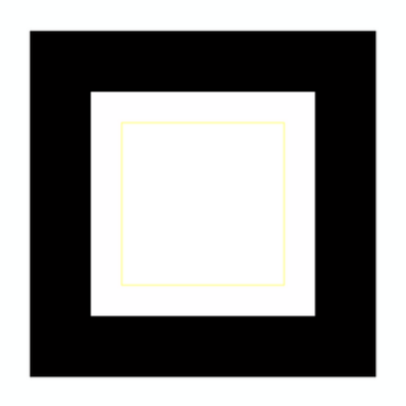
//> input picture Projeto_Parte2/Aula4_Template_Match/quadrado.png, 406 x 406 px
$ ./fase3 quadrado.png quadrado.png quadrado.png   (built with g++ and OpenCV 4)
//> lines starting //> are read from the running program, lines starting //| are printed output that depends on the picture; after the words box and inside, x2 and y2 are one past the last pixel; in counts of white or black regions, pixels touching at a corner belong together
### Projeto_Parte2/Aula4_Template_Match/raspberry.hpp
//raspberry.hpp
#ifndef RASPBERRY_HPP
#define RASPBERRY_HPP

#include <cstdio>
#include <cstdlib>
#include <iostream>
#include <sstream>
#include <chrono>
#include <opencv2/opencv.hpp>

using namespace std;
using namespace cv;

// [4 lines left out: function erro, not called in this run]

#define xdebug { string st = "File="+string(__FILE__)+" line="+to_string(__LINE__)+"\n"; cout << st; }
#define xprint(x) { ostringstream os; os << #x "=" << x << '\n'; cout << os.str(); }

double timeSinceEpoch() {
    using namespace std::chrono;
    return duration_cast<duration<double>>( system_clock::now().time_since_epoch() ).count();
}

typedef uint8_t BYTE;
typedef uint8_t GRY;
typedef Vec3b COR;
typedef float FLT;

// Converte a imagem colorida para matriz de ponto flutuante em escala de cinzentos
void converte(Mat_<COR> ent, Mat_<FLT>& sai) {
    Mat_<Vec3f> temp;
    ent.convertTo(temp, CV_32F, 1.0/255.0, 0.0);
    cvtColor(temp, sai, COLOR_BGR2GRAY);
}

// Pré-processa o modelo, subtraindo a média e zerando os pixéis "don't care"
Mat_<FLT> dcReject(Mat_<FLT> T, float dc_val = -1.0f) {
    Mat_<FLT> out = T.clone();
    float sum = 0.0f;
    int count = 0;

    for(int r=0; r<out.rows; r++) {
        for(int c=0; c<out.cols; c++) {
            if(out(r,c) != dc_val) {
                sum += out(r,c);
                count++;
            }
        }
    }

    float mean = (count > 0) ? (sum / count) : 0.0f;

    for(int r=0; r<out.rows; r++) {
        for(int c=0; c<out.cols; c++) {
            if(out(r,c) == dc_val) {
                out(r,c) = 0.0f;
            } else {
                out(r,c) -= mean;
            }
        }
    }
    return out;
}

// Normaliza o modelo para que a soma absoluta seja igual a 2
Mat_<FLT> somaAbsDois(Mat_<FLT> T) {
    Mat_<FLT> out = T.clone();
    float sum_abs = 0.0f;

    for(int r=0; r<out.rows; r++) {
        for(int c=0; c<out.cols; c++) {
            sum_abs += abs(out(r,c));
        }
    }

    if (sum_abs > 0) {
        for(int r=0; r<out.rows; r++) {
            for(int c=0; c<out.cols; c++) {
                out(r,c) = (out(r,c) / sum_abs) * 2.0f;
            }
        }
    }
    return out;
}

// Faz o Template Matching e devolve o resultado centrado com o mesmo tamanho da entrada
Mat_<FLT> matchTemplateSame(Mat_<FLT> I, Mat_<FLT> T, int method, FLT backg=0.0) {
    Mat_<FLT> R;
    matchTemplate(I, T, R, method);

    Mat_<FLT> out(I.rows, I.cols, backg);
    int dx = T.cols / 2;
    int dy = T.rows / 2;

    R.copyTo(out(Rect(dx, dy, R.cols, R.rows)));
    return out;
}

#endif

### Projeto_Parte2/Aula4_Template_Match/fase3.cpp
// fase3.cpp
#include "raspberry.hpp"
#include <opencv2/opencv.hpp>
#include <vector>

using namespace std;
using namespace cv;

// Estrutura para salvar o modelo em diferentes escalas
struct EscalaModelo {
    Mat_<FLT> T_pre; // Modelo preprocessado com dcReject + somaAbsDois para o CC
    Mat_<FLT> T_raw; // Modelo puro para o NCC (respeitando o don't care original)
    float escala_val;
    int cols, rows;
};

// Funcao auxiliar para achar os picos de um mapa de correlacao separados por uma distancia D
vector<Point> acharPicos(const Mat_<FLT>& mapa, int limite, int dist) {
    vector<Point> picos;
    Mat_<FLT> work_map = mapa.clone();

    for(int i = 0; i < limite; i++) {
        double maxVal; Point maxLoc;
        minMaxLoc(work_map, NULL, &maxVal, NULL, &maxLoc);

        if (maxVal <= 0.0) break; // Acabaram os candidatos

        picos.push_back(maxLoc);

        // Zera a vizinhanca para procurar o proximo pico isolado
        int startX = max(0, maxLoc.x - dist);
        int startY = max(0, maxLoc.y - dist);
        int endX = min(work_map.cols - 1, maxLoc.x + dist);
        int endY = min(work_map.rows - 1, maxLoc.y + dist);

        for (int y = startY; y <= endY; y++) {
            for (int x = startX; x <= endX; x++) {
                work_map(y, x) = -1.0f;
            }
        }
    }
    return picos;
}

int main(int argc, char** argv) {
    if (argc != 4) erro("Uso: fase3 <video_in> <template_png> <video_out>\n");

    // 1. Leitura do modelo base quadrado.png
    Mat_<COR> temp_COR = imread(argv[2], 1);
//> temp_COR is the input picture: 406 rows x 406 cols, CV_8UC3; mean B, G, R 146.8, 147.3, 147.6
    if (temp_COR.total() == 0) erro("Erro leitura quadrado.png");

    Mat_<FLT> T_original;
    converte(temp_COR, T_original);

    // 2. Preparacao das Escalas do modelo
    vector<EscalaModelo> modelos(10);
    float fator = 0.1721; // Escala inicial (69x69 baseada em 401x401)
    float decrecimo = pow(0.0473 / 0.1721, 1.0/9.0); // Progressao geometrica para chegar a 0.0473

    for(int s = 0; s < 10; s++) {
        Mat_<FLT> T_redim;
        resize(T_original, T_redim, Size(), fator, fator, INTER_NEAREST);
        modelos[s].escala_val = fator;
        modelos[s].cols = T_redim.cols;
        modelos[s].rows = T_redim.rows;

        // Aplicacao do filtro don't care (brilho 1.0)
        Mat_<FLT> mascara_dc = dcReject(T_redim, 1.0);
        modelos[s].T_pre = somaAbsDois(mascara_dc);
        modelos[s].T_raw = mascara_dc.clone();

        fator *= decrecimo;
    }
//> this loop made 10 passes
//> pass 1, `resize(T_original, T_redim, Size(), fator, fator, INTER_NEAREST);`:
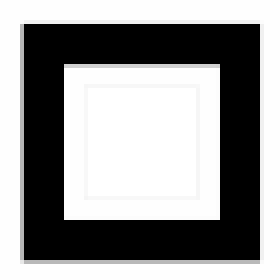
//> T_redim: 70 rows x 70 cols, CV_32FC1 (shown 4 times larger); min 0.00117, max 1, mean 0.589
//> pass 1, `Mat_<FLT> mascara_dc = dcReject(T_redim, 1.0);`:
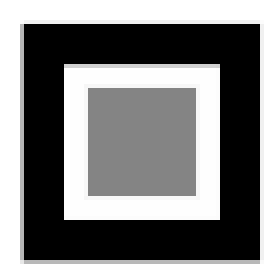
//> mascara_dc: 70 rows x 70 cols, CV_32FC1 (shown 4 times larger); min -0.516, max 0.481, mean -1.22e-06; drawn with min black and max white
//> after the loop, fator = 0.041

    // 3. Abertura dos fluxos de video
    VideoCapture vi(argv[1]);
    if (!vi.isOpened()) erro("Erro: Abertura de video_in");

    int nc = vi.get(CAP_PROP_FRAME_WIDTH);
//> nc = 406
    int nl = vi.get(CAP_PROP_FRAME_HEIGHT);
//> nl = 406
    VideoWriter vo(argv[3], VideoWriter::fourcc('X','V','I','D'), 20, Size(nc, nl));

    Mat_<COR> frame_COR;
    Mat_<FLT> frame_FLT;

    double t_inicio = timeSinceEpoch();
    int frame_count = 0;

    // 4. Laco de processamento principal (para cada quadro do video)
    while (true) {
        vi >> frame_COR;
        if (frame_COR.empty()) break;

        converte(frame_COR, frame_FLT);

        // Variaveis de rastreamento para o quadro atual
        Point melhor_pt(0,0);
        float melhor_ncc = 0;
        float assoc_cc = 0;
        int melhor_escala = -1;
        vector<Point> best_candidates;

        // Passo A: Aplicar as 10 escalas e pegar os top 20 picos de CC (TM_CCORR)
        for (int s = 0; s < 10; s++) {
            Mat_<FLT> R_cc = matchTemplateSame(frame_FLT, modelos[s].T_pre, TM_CCORR, 0.0);

            // Pega os 2 picos mais altos dessa escala separados por 10 pixels
            // (10 escalas * 2 picos = 20 picos no total)
            vector<Point> picos = acharPicos(R_cc, 2, 10);

            // Passo B: Checar os candidatos encontrados com NCC (TM_CCOEFF_NORMED)
            Mat_<FLT> R_ncc = matchTemplateSame(frame_FLT, modelos[s].T_raw, TM_CCOEFF_NORMED, 0.0);

            for(Point p : picos) {
                best_candidates.push_back(p);
                float val_ncc = R_ncc(p.y, p.x);
                if (val_ncc > melhor_ncc) {
                    melhor_ncc = val_ncc;
                    assoc_cc = R_cc(p.y, p.x);
                    melhor_pt = p;
                    melhor_escala = s;
                }
            }
        }
//> this loop made 10 passes
//> (picos, melhor_ncc, assoc_cc, melhor_escala) on passes 1, 2, 3, 4, 10: (2 Points (x, y): [59, 60], [346, 60], 0.438, 0.336, 0), (2 Points (x, y): [55, 56], [349, 56], 0.442, 0.326, 1), (2 Points (x, y): [52, 52], [353, 52], 0.448, 0.336, 2), (2 Points (x, y): [48, 49], [355, 49], 0.474, 0.354, 3), (2 Points (x, y): [37, 38], [367, 38], 0.492, 0.356, 9)
//> (picos, melhor_ncc, assoc_cc, melhor_pt, melhor_escala) on passes 5 to 9: (2 Points (x, y): [46, 46], [358, 46], 0.474, 0.354, Point(48, 49), 3), (2 Points (x, y): [44, 45], [44, 362], 0.474, 0.354, Point(48, 49), 3), (2 Points (x, y): [42, 43], [363, 43], 0.474, 0.354, Point(48, 49), 3), (2 Points (x, y): [41, 42], [365, 42], 0.474, 0.354, Point(48, 49), 3), (2 Points (x, y): [39, 40], [39, 367], 0.474, 0.354, Point(48, 49), 3)
//> pass 1, in matchTemplateSame, `matchTemplate(I, T, R, method);`:
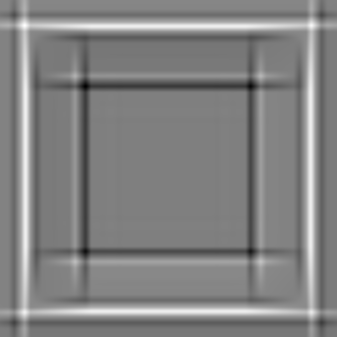
//> R: 337 rows x 337 cols, CV_32FC1; min -0.336, max 0.336, mean 0.00782; drawn with min black and max white
//> pass 1, `Mat_<FLT> R_cc = matchTemplateSame(frame_FLT, modelos[s].T_pre, TM_CCO..`:
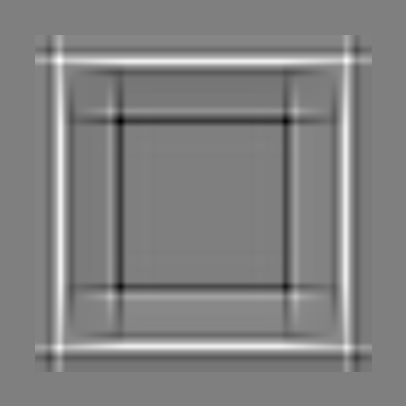
//> R_cc: 406 rows x 406 cols, CV_32FC1; min -0.336, max 0.336, mean 0.00539; drawn with min black and max white
//> pass 1, in matchTemplateSame (call 2), `matchTemplate(I, T, R, method);`:
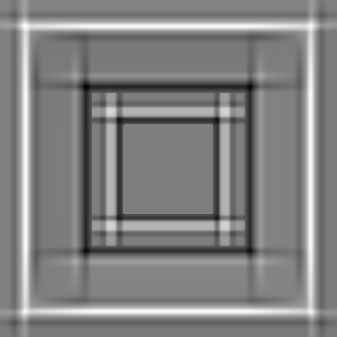
//> R: 337 rows x 337 cols, CV_32FC1; min -0.44, max 0.444, mean 0.0095; drawn with min black and max white
//> pass 1, `Mat_<FLT> R_ncc = matchTemplateSame(frame_FLT, modelos[s].T_raw, TM_CC..`:
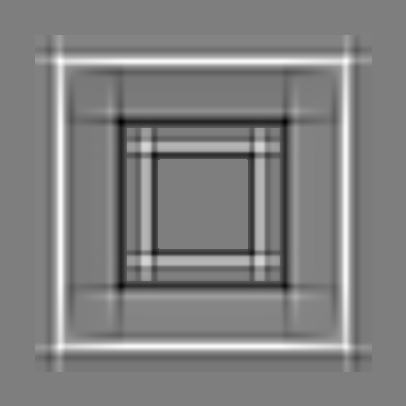
//> R_ncc: 406 rows x 406 cols, CV_32FC1; min -0.44, max 0.444, mean 0.00655; drawn with min black and max white
//> after the loop, best_candidates = 20 Points (x, y), first 12: [59, 60], [346, 60], [55, 56], [349, 56], [52, 52], [353, 52], [48, 49], [355, 49], [46, 46], [358, 46], [44, 45], [44, 362]; melhor_ncc = 0.492; assoc_cc = 0.356; melhor_escala = 9

        // Passo C: Desenhar os 20 quadrados azuis
        for (Point p : best_candidates) {
            rectangle(frame_COR, Point(p.x - 5, p.y - 5), Point(p.x + 5, p.y + 5), Scalar(255, 255, 0), 1);
        }
//> this loop made 20 passes
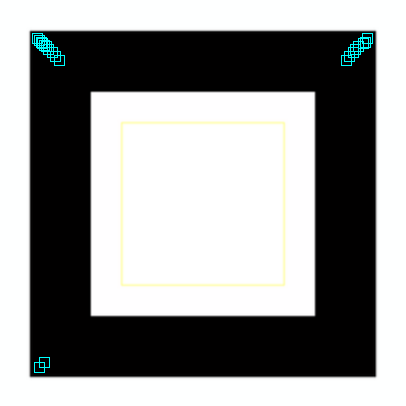
//> frame_COR: 406 rows x 406 cols, CV_8UC3; 0.43% of pixels changed, all inside (x1, y1, x2, y2) = (32, 33, 373, 373)

        // Desenhar a placa detectada se ultrapassou o gatilho
        if (melhor_escala != -1 && melhor_ncc > 0.55) {
            int bw = modelos[melhor_escala].cols / 2;
            int bh = modelos[melhor_escala].rows / 2;

            // Caixa Amarela destacando a Placa Encontrada
            rectangle(frame_COR, Point(melhor_pt.x - bw, melhor_pt.y - bh),
                                 Point(melhor_pt.x + bw, melhor_pt.y + bh), Scalar(0, 255, 255), 2);

            // Textos Informativos de Escala, CC e NCC
            char txt[50];
            sprintf(txt, "Sc:%d", melhor_escala);
            putText(frame_COR, txt, Point(melhor_pt.x + bw + 2, melhor_pt.y - 10), FONT_HERSHEY_SIMPLEX, 0.4, Scalar(0, 255, 255), 1);

            sprintf(txt, "CC:%.2f", assoc_cc);
            putText(frame_COR, txt, Point(melhor_pt.x + bw + 2, melhor_pt.y), FONT_HERSHEY_SIMPLEX, 0.4, Scalar(0, 255, 255), 1);

            sprintf(txt, "NC:%.2f", melhor_ncc);
            putText(frame_COR, txt, Point(melhor_pt.x + bw + 2, melhor_pt.y + 10), FONT_HERSHEY_SIMPLEX, 0.4, Scalar(0, 255, 255), 1);
        }

        vo << frame_COR;
        frame_count++;
    }

    double tempo_total = timeSinceEpoch() - t_inicio;
    cout << "Processamento Finalizado." << endl;
    cout << "Total Frames: " << frame_count << endl;
    cout << "FPS: " << (frame_count / tempo_total) << endl;

    return 0;
}
